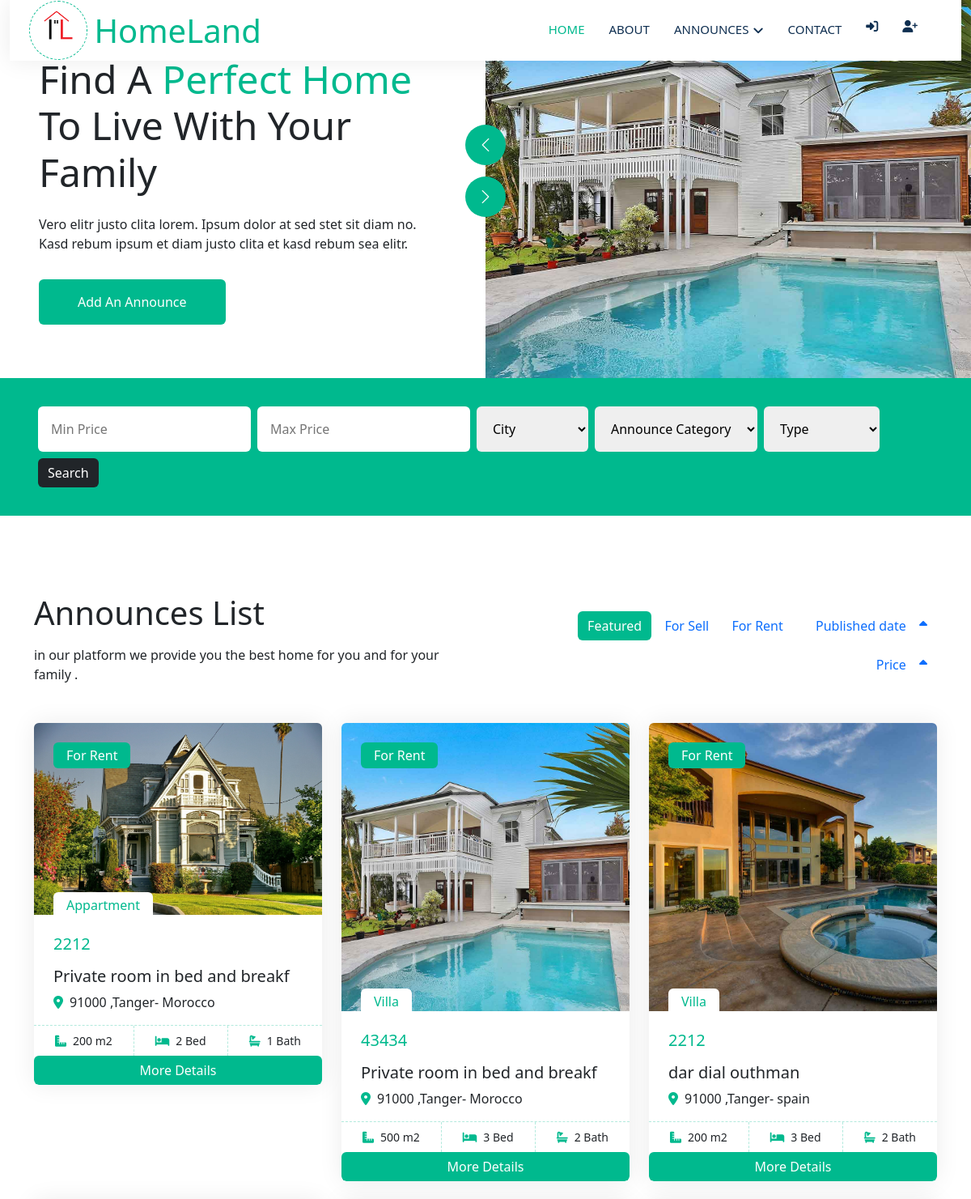
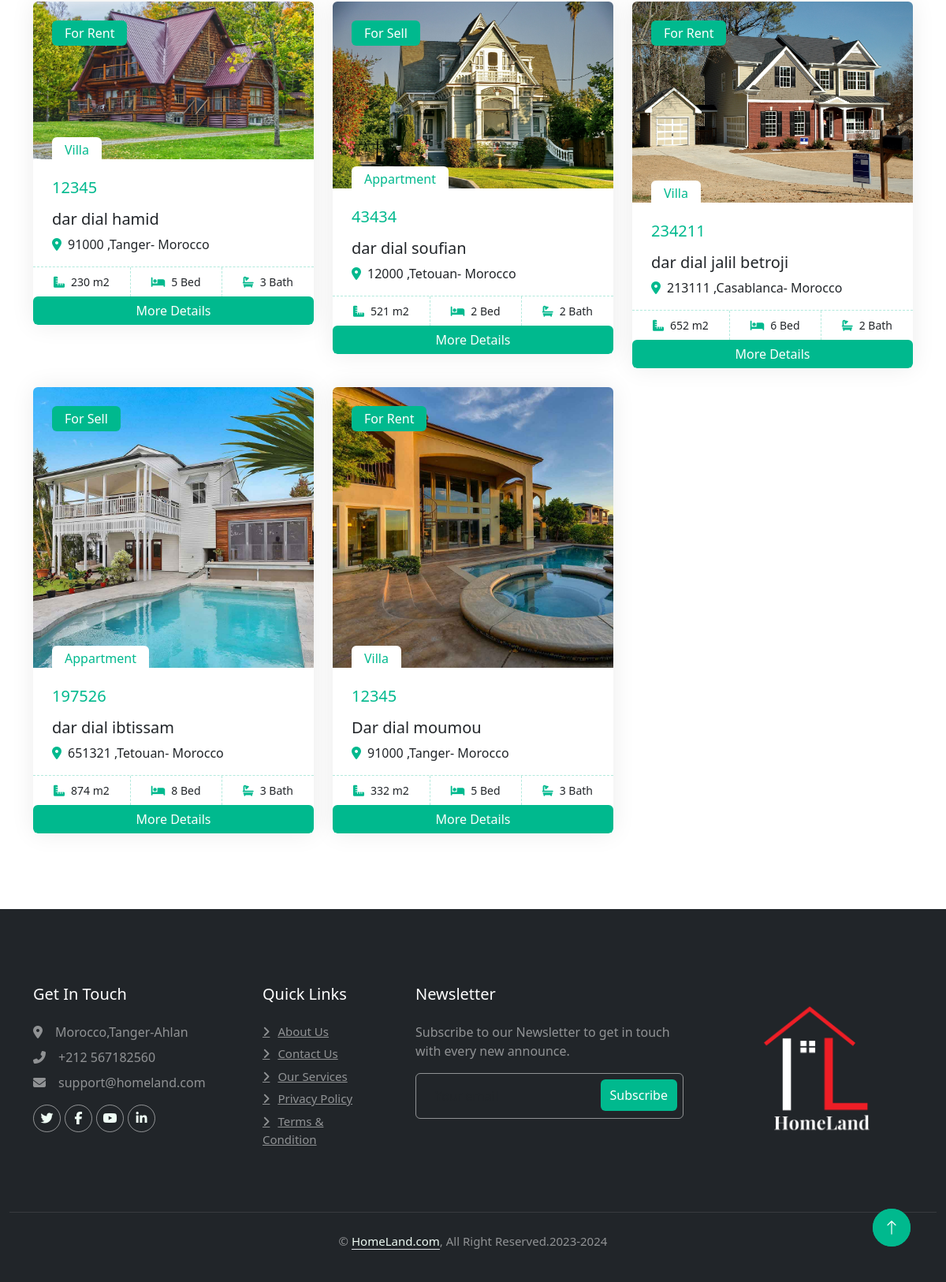
Page /announces.php on the committed database (2 pictures, top to bottom).
### tables this page shows
CREATE TABLE `images` (
  `Image_ID` int(11) NOT NULL,
  `Announce_ID` int(11) DEFAULT NULL,
  `Image_Path` varchar(1000) DEFAULT NULL,
  `Image_Type` varchar(50) DEFAULT NULL
);

CREATE TABLE `announces` (
  `Announce_ID` int(11) NOT NULL,
  `Client_ID` int(11) DEFAULT NULL,
  `Title` varchar(30) NOT NULL,
  `Area` int(100) NOT NULL,
  `Rooms` int(5) NOT NULL,
  `Bathrooms` int(5) NOT NULL,
  `Price` int(20) NOT NULL,
  `Country` varchar(15) NOT NULL,
  `City` varchar(50) NOT NULL,
  `Code_Postal` int(20) NOT NULL,
  `House_Number` varchar(10) NOT NULL,
  `House_Floor` varchar(10) NOT NULL,
  `Type` varchar(25) NOT NULL,
  `Category` varchar(15) NOT NULL,
  `Publication_date` date NOT NULL,
  `last_modification_date` date NOT NULL
);

### announces.php (the view, shortened to what this page needs)
<?php
require 'connect.php';
?>
<!DOCTYPE html>
<html lang="en">
<head>
    <link href="https://cdn.jsdelivr.net/npm/bootstrap@5.3.0-alpha1/dist/css/bootstrap.min.css" rel="stylesheet"
>
    <link href="https://cdnjs.cloudflare.com/ajax/libs/font-awesome/5.10.0/css/all.min.css" rel="stylesheet">
    <link href="https://cdn.jsdelivr.net/npm/bootstrap-icons@1.4.1/font/bootstrap-icons.css" rel="stylesheet">
    <link href="lib/animate/animate.min.css" rel="stylesheet">
    <link href="lib/owlcarousel/assets/owl.carousel.min.css" rel="stylesheet">
    <link href="css/style.css" rel="stylesheet">
</head>
<body>
    <main class="container-xxl bg-white p-0">
        <div class="container-fluid nav-bar bg-transparent">
            <nav class="navbar navbar-expand-lg bg-white navbar-light py-0 px-4">
                <a href="index.html" class="navbar-brand d-flex align-items-center text-center">
                    <div class="icon me-2">
                        <img class="img-fluid" src="img/logo1.png" alt="Icon" style="width: 4rem; height: 4rem;">
                    </div>
                    <h1 class="m-0 text-color">HomeLand</h1>
                </a>
                <div class="collapse navbar-collapse" id="navbarCollapse">
                    <div class="navbar-nav ms-auto">
                        <a href="index.html" class="nav-item nav-link active">Home</a>
                        <a href="#footer" class="nav-item nav-link">About</a>
                        <div class="nav-item dropdown">
                            <a href="#" class="nav-link dropdown-toggle" data-bs-toggle="dropdown">Announces</a>
                        </div>
                        <a href="contact.html" class="nav-item nav-link">Contact</a>
                        <div class="nav-item nav-link user_sign">
                            <i class="fa-solid fa-right-to-bracket" data-bs-toggle="modal"
                                data-bs-target="#Login_modal"></i>
                        </div>
                        <div class="nav-item nav-link user_sign">
                            <i class="fa-solid fa-user-plus" data-bs-toggle="modal" data-bs-target="#signup_modal"></i>
                        </div>
                    </div>
                </div>
            </nav>
        </div>
        <header class="container-fluid header bg-white p-0">
            <div class="row g-0 align-items-center flex-column-reverse flex-md-row">
                <div class="col-md-6 p-5 mt-lg-5">
                    <h1 class="display-5 animated fadeIn mb-4">Find A <span class="text-color">Perfect Home</span> To
                        Live With Your Family</h1>
                    <p class="animated fadeIn mb-4 pb-2">Vero elitr justo clita lorem. Ipsum dolor at sed stet
                        sit diam no. Kasd rebum ipsum et diam justo clita et kasd rebum sea elitr.</p>
                    <a href="" class="btn btn-primary py-3 px-5 me-3 animated fadeIn"
                     data-bs-toggle="modal" data-bs-target="#signup_modal">Add An Announce</a>
                </div>
                <div class="col-md-6 animated fadeIn">
                    <div class="owl-carousel header-carousel">
                        <div class="owl-carousel-item">
                            <img class="img-fluid size" src="img/carousel-1.jpg" alt="">
                        </div>
                    </div>
                </div>
            </div>
        </header>
        <section class="container-fluid bg-color mb-5 wow fadeIn" data-wow-delay="0.1s" style="padding: 35px;">
            <div class="container">
            <form method="POST" action="announces.php">
                 <div class="d-flex gap-2 flex-wrap">
                    <input type="number" name="min_price" class="border-0 rounded elect_property p-3"
                     placeholder="Min Price">
                    <input type="number" name="max_price" class="border-0 rounded select_property p-3"
                    placeholder="Max Price">
                    <select class="border-0 rounded select_property p-3" name="city">
                        <option selected>City</option>
                    </select>
                    <select class="border-0 rounded select_property p-3" name="category">
                        <option selected>Announce Category</option>
                    </select>
                    <select class="border-0 rounded select_property p-3" name="type">
                        <option selected>Type</option>
                    </select>
                    <input type="submit" name="searchbtn" class="btn btn-dark border-0" value="Search">
                 </div>
                </form>
            </div>
        </section>
        <section class="container-xxl py-5">
        <div class="container">
            <div class="row g-0 gx-5 align-items-end">
                <div class="col-lg-6">
                    <div class="text-start mx-auto mb-5 wow slideInLeft" data-wow-delay="0.1s">
                        <h1 class="mb-3">Announces List</h1>
                        <p>in our platform we provide you the best home for you
                            and for your family .</p>
                    </div>
                </div>
                <div class="col-lg-6 text-start text-lg-end wow slideInRight" data-wow-delay="0.1s">
                <form action="announces.php" method="POST" class="mb-4 pb-4">
                    <input type="submit" class="btn btn-outline-primary active" data-bs-toggle="pill"
                    name="featured" value="Featured">
                    <input type="submit" class="btn btn-outline-primary" data-bs-toggle="pill"
                    name="Sell" value="For Sell">
                    <input type="submit" class="btn btn-outline-primary" data-bs-toggle="pill"
                    name="rent" value="For Rent">
                    <div class="btn btn-outline-primary">
                       <input type="submit" id="sort_date" class="btn btn-outline-primary" data-bs-toggle="pill"
                       name="published_date" value="Published date">
                        <i class="fa-solid fa-caret-up"></i>
                    </div>
                    <div class="btn btn-outline-primary">
                      <input type="submit" class="btn btn-outline-primary" data-bs-toggle="pill"
                      name="price" value="Price" >
                      <i class="fa-solid fa-caret-up"></i>
                    </div>
                </form>
                </div>
            </div>
            <div class="tab-content">
                <div id="tab-1" class="tab-pane fade show p-0 active">
                    <div class="row g-4">
                            <?php
                             if (isset($_POST['searchbtn'])){
                                 include 'search.php';
                             }elseif(isset($_POST['Sell'])){
                                include 'sort.php';
                             }elseif(isset($_POST['rent'])){
                                include 'sort.php';
                             }elseif(isset($_POST['published_date'])){
                                include 'sort.php';
                             }elseif(isset($_POST['price'])){
                                include 'sort.php';
                             }elseif(isset($_POST['featured'])){
                                include 'sort.php';
                             }else{
                              $query = "SELECT announces.Announce_ID,Client_ID,Title,Area,Rooms,
                              Bathrooms,Price,Country,City,Code_Postal,House_Number,House_Floor,Type,Category,
                              Image_Path
                              FROM announces INNER JOIN images ON announces.Announce_ID = images.Image_ID";
                              $statment = $conn->prepare($query);
                              $statment->execute();
                              $announces_List = $statment->fetchAll();
                              foreach($announces_List as $values){
                             ?>
                        <div class="col-lg-4 col-md-6 wow fadeInUp" data-wow-delay="0.1s">
                            <div class="property-item rounded overflow-hidden">
                                <div class="position-relative overflow-hidden">
                                    <a href=""><img class="img-fluid" src="img/<?php echo($values['Image_Path']) ?>" alt=""></a>
                                    <div
                                        class="bg-color rounded text-white position-absolute start-0 top-0 m-4 py-1 px-3">
                                        For <?php echo($values['Category']) ?>
                                    </div>
                                    <div
                                        class="bg-white rounded-top text-color position-absolute start-0 bottom-0 mx-4 pt-1 px-3">
                                        <?php echo($values['Type']) ?>
                                    </div>
                                </div>
                                <div class="p-4 pb-0">
                                    <h5 class="text-color mb-3"><?php echo($values['Price']) ?></h5>
                                    <a class="d-block h5 mb-2" href=""><?php echo($values['Title']) ?></a>
                                    <p><i class="fa fa-map-marker-alt text-color me-2"></i><?php echo($values['Code_Postal']) ?> ,<?php echo($values['City']) ?>-
                                       <?php echo($values['Country']) ?></p>
                                </div>
                                <div class="d-flex border-top">
                                    <small class="flex-fill text-center border-end py-2"><i
                                            class="fa fa-ruler-combined text-color me-2"></i><?php echo($values['Area']) ?> m2</small>
                                    <small class="flex-fill text-center border-end py-2"><i
                                            class="fa fa-bed text-color me-2"></i><?php echo($values['Rooms']) ?> Bed</small>
                                    <small class="flex-fill text-center py-2"><i
                                            class="fa fa-bath text-color me-2"></i><?php echo($values['Bathrooms']) ?> Bath</small>
                                </div>
                                <button class="btn btn-primary w-100" data-bs-toggle="modal"
                                    data-bs-target="#more_details_modal">More Details</button>
                            </div>
                        </div>
                        <?php
                        }
                       }
                        ?>
                    </div>
                </div>
            </div>
        </div>
    </section>
    </main>
    <footer id="footer" class="container-fluid bg-dark text-white-50 footer pt-5 mt-5 wow fadeIn" data-wow-delay="0.1s">
        <div class="container py-5">
            <div class="row g-5">
                <div class="col-lg-3 col-md-6">
                    <h5 class="text-white mb-4">Get In Touch</h5>
                    <p class="mb-2"><i class="fa fa-map-marker-alt me-3"></i>Morocco,Tanger-Ahlan</p>
                    <p class="mb-2"><i class="fa fa-phone-alt me-3"></i>+212 567182560</p>
                    <p class="mb-2"><i class="fa fa-envelope me-3"></i>support@homeland.com</p>
                    <div class="d-flex pt-2">
                        <a class="btn btn-outline-light btn-social" href=""><i class="fab fa-twitter"></i></a>
                        <a class="btn btn-outline-light btn-social" href=""><i class="fab fa-facebook-f"></i></a>
                        <a class="btn btn-outline-light btn-social" href=""><i class="fab fa-youtube"></i></a>
                        <a class="btn btn-outline-light btn-social" href=""><i class="fab fa-linkedin-in"></i></a>
                    </div>
                </div>
                <div class="col-lg-2 col-md-6">
                    <h5 class="text-white mb-4">Quick Links</h5>
                    <a class="btn btn-link text-white-50" href="">About Us</a>
                    <a class="btn btn-link text-white-50" href="">Contact Us</a>
                    <a class="btn btn-link text-white-50" href="">Our Services</a>
                    <a class="btn btn-link text-white-50" href="">Privacy Policy</a>
                    <a class="btn btn-link text-white-50" href="">Terms & Condition</a>
                </div>
                <div class="col-lg-4 col-md-6">
                    <h5 class="text-white mb-4">Newsletter</h5>
                    <p>Subscribe to our Newsletter to get in touch with every new announce.</p>
                    <div class="position-relative mx-auto" style="max-width: 400px;">
                        <input class="form-control bg-transparent w-100 py-3 ps-4 pe-5" type="text"
                            placeholder="Your email">
                        <button type="button"
                            class="btn btn-primary py-2 position-absolute top-0 end-0 mt-2 me-2">Subscribe</button>
                    </div>
                </div>
                <div class="col-lg-3 col-md-6">
                    <img src="img/logo2.png" alt="" style="width: 15rem;height: 15rem;">
                </div>
            </div>
        </div>
        <div class="copyright d-flex justify-content-center">
            <p>&copy; <a class="border-bottom" href="#">HomeLand.com</a>,
                All Right
                Reserved.2023-2024
            </p>
        </div>
    </footer>
    <a href="#" class="btn btn-lg btn-primary btn-lg-square back-to-top"><i class="bi bi-arrow-up"></i></a>
    <a href="#" class="btn btn-lg btn-primary btn-lg-square back-to-top"><i class="bi bi-arrow-up"></i></a>
</body>
</html>

### rows in the picture
images: Image_Path (picture), Announce_ID.Category "Rent", Announce_ID.Type "Appartment", Announce_ID.Price "2212", Announce_ID.Title "Private room in bed and breakf", Announce_ID.Code_Postal "91000", Announce_ID.City "Tanger", Announce_ID.Country "Morocco", Announce_ID.Area "200", Announce_ID.Rooms "2", Announce_ID.Bathrooms "1"
images: Image_Path (picture), Announce_ID.Category "Rent", Announce_ID.Type "Villa", Announce_ID.Price "43434", Announce_ID.Title "Private room in bed and breakf", Announce_ID.Code_Postal "91000", Announce_ID.City "Tanger", Announce_ID.Country "Morocco", Announce_ID.Area "500", Announce_ID.Rooms "3", Announce_ID.Bathrooms "2"
images: Image_Path (picture), Announce_ID.Category "Rent", Announce_ID.Type "Villa", Announce_ID.Price "2212", Announce_ID.Title "dar dial outhman", Announce_ID.Code_Postal "91000", Announce_ID.City "Tanger", Announce_ID.Country "spain", Announce_ID.Area "200", Announce_ID.Rooms "3", Announce_ID.Bathrooms "2"
images: Image_Path (picture), Announce_ID.Category "Rent", Announce_ID.Type "Villa", Announce_ID.Price "12345", Announce_ID.Title "dar dial hamid", Announce_ID.Code_Postal "91000", Announce_ID.City "Tanger", Announce_ID.Country "Morocco", Announce_ID.Area "230", Announce_ID.Rooms "5", Announce_ID.Bathrooms "3"
images: Image_Path (picture), Announce_ID.Category "Sell", Announce_ID.Type "Appartment", Announce_ID.Price "43434", Announce_ID.Title "dar dial soufian", Announce_ID.Code_Postal "12000", Announce_ID.City "Tetouan", Announce_ID.Country "Morocco", Announce_ID.Area "521", Announce_ID.Rooms "2", Announce_ID.Bathrooms "2"
images: Image_Path (picture), Announce_ID.Category "Rent", Announce_ID.Type "Villa", Announce_ID.Price "234211", Announce_ID.Title "dar dial jalil betroji", Announce_ID.Code_Postal "213111", Announce_ID.City "Casablanca", Announce_ID.Country "Morocco", Announce_ID.Area "652", Announce_ID.Rooms "6", Announce_ID.Bathrooms "2"
images: Image_Path (picture), Announce_ID.Category "Sell", Announce_ID.Type "Appartment", Announce_ID.Price "197526", Announce_ID.Title "dar dial ibtissam", Announce_ID.Code_Postal "651321", Announce_ID.City "Tetouan", Announce_ID.Country "Morocco", Announce_ID.Area "874", Announce_ID.Rooms "8", Announce_ID.Bathrooms "3"
images: Image_Path (picture), Announce_ID.Category "Rent", Announce_ID.Type "Villa", Announce_ID.Price "12345", Announce_ID.Title "Dar dial moumou", Announce_ID.Code_Postal "91000", Announce_ID.City "Tanger", Announce_ID.Country "Morocco", Announce_ID.Area "332", Announce_ID.Rooms "5", Announce_ID.Bathrooms "3"
